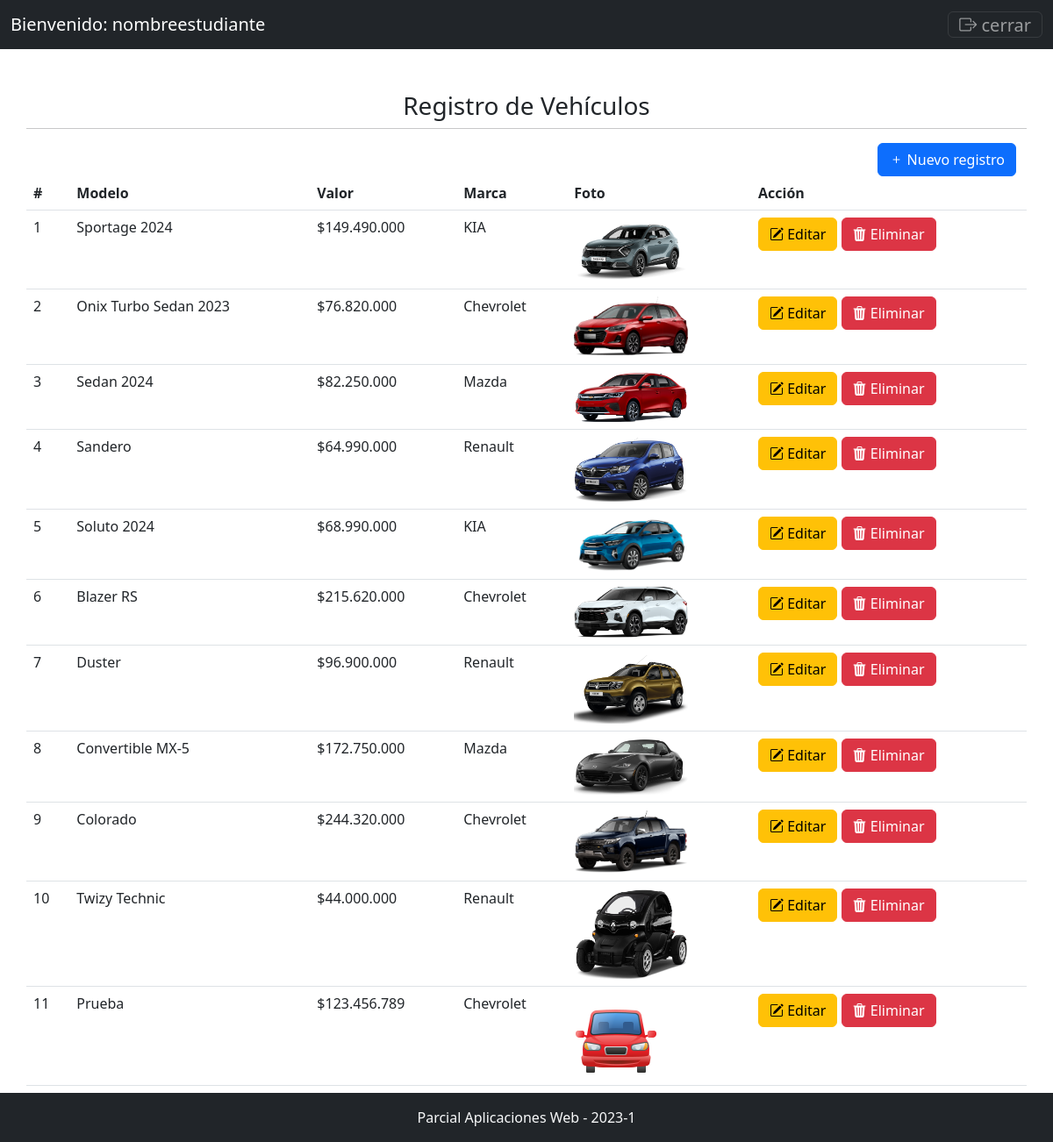
The page /index.php (signed in) on the database its author committed.
### tables this page shows
CREATE TABLE `vehiculos` (
  `id` int(11) NOT NULL,
  `modelo` varchar(50) NOT NULL,
  `valor` decimal(10,0) NOT NULL,
  `marca` varchar(50) DEFAULT NULL,
  `foto` varchar(255) NOT NULL
);

### index.php (the view, shortened to what this page needs)
<?php
if (!isset($_SESSION['nombre'])) {
  header('Location:login.php');
} elseif (isset($_SESSION['nombre'])) {
  include './config/conexion.php';
  $sentencia = $bd->query("SELECT * FROM vehiculos");
  $vehiculos = $sentencia->fetchAll(PDO::FETCH_OBJ);
} else {
  echo "ERROR DEL SISTEMA";
}
?>
<DOCTYPE html>
  <html lang="es">
  <head>
    <link rel="stylesheet" href="https://cdn.jsdelivr.net/npm/bootstrap-icons@1.10.5/font/bootstrap-icons.css">
    <link rel="stylesheet" href="./css.css">
    <link href="https://cdn.jsdelivr.net/npm/bootstrap@5.3.0-alpha3/dist/css/bootstrap.min.css" rel="stylesheet"
>
  </head>
  <body>
    <nav class="navbar bg-dark " data-bs-theme="dark">
      <div class="container-fluid">
        <a class="navbar-brand" href="#">Bienvenido:
          <?php echo $_SESSION['nombre'] ?>
        </a>
        <form action="salir.php" method="post">
          <button class="navbar-toggler" type="submit" name="salir" data-bs-target="#navbarSupportedContent"
            aria-controls="navbarSupportedContent" aria-expanded="false" aria-label="Toggle navigation">
            <span class="bi bi-box-arrow-right"></span>
            cerrar
          </button>
        </form>
      </div>
    </nav>
    <div class="container mt-5">
      <div class="row justify-content-center">
        <h3>Registro de Vehículos</h3>
        <hr>
        <section>
          <button type="button" class="btn btn-primary float-end" data-bs-toggle="modal"
            data-bs-target="#staticBackdrop"><i class="bi bi-plus"></i>
            Nuevo registro
          </button>
        </section>
        <table class="table">
          <thead>
            <tr>
              <th scope="col">#</th>
              <th scope="col">Modelo</th>
              <th scope="col">Valor</th>
              <th scope="col">Marca</th>
              <th scope="col">Foto</th>
              <th scope="col" colspan="2">Acción</th>
            </tr>
          </thead>
          <tbody>
            <?php foreach ($vehiculos as $vehiculo): ?>
              <tr>
                <td scope="row">
                  <?php echo $vehiculo->id ?>
                </td>
                <td>
                  <?php echo $vehiculo->modelo ?>
                </td>
                <td>
                  $<?php echo number_format($vehiculo->valor, 0, ',', '.') ?>
                </td>
                <td>
                  <?php echo $vehiculo->marca ?>
                </td>
                <td><img class="float-justify" src="<?php echo $vehiculo->foto ?>"
                    style="max-width: 130px; max-height: 130px;" alt="Foto"></td>
                <td>
                  <button type="button" class="btn btn-warning" data-bs-toggle="modal" data-bs-target="#modaleditar"
                    onclick="cargarRegistro('<?php echo $vehiculo->id; ?>', '<?php echo $vehiculo->modelo; ?>', '<?php echo $vehiculo->valor; ?>', '<?php echo $vehiculo->marca; ?>', '<?php echo $vehiculo->foto; ?>')">
                    <i class="bi bi-pencil-square"></i> Editar
                  </button>
                  <button type="button" class="btn btn-danger" data-bs-toggle="modal" data-bs-target="#modaleliminar"><i
                      class="bi bi-trash3-fill" data-id="<?php echo $vehiculo->id ?>"></i> Eliminar</button>
                </td>
              </tr>
            <?php endforeach; ?>
          </tbody>
        </table>
      </div>
    </div>
    <br><br>
  </body>
  <?php include 'template/footer.php' ?>
  </html>

### template/footer.php (shortened to what this page needs)
<footer class="container-fluid bg-dark fixed-bottom">
    <div class="row">
        <div class="col-md text-light text-center py-3">
            Parcial Aplicaciones Web - 2023-1
        </div>
    </div>
</footer>
</body>
</html>

### css.css (style rules this page uses)
* { margin: 0; padding: 0; }
::placeholder { color: #fff; font-family: Arial, Helvetica, sans-serif; }
h3 { text-align: center; }

### rows shown on the page
vehiculos: id "1", modelo "Sportage 2024", valor "149.490.000", marca "KIA", foto (picture)
vehiculos: id "2", modelo "Onix Turbo Sedan 2023", valor "76.820.000", marca "Chevrolet", foto (picture)
vehiculos: id "3", modelo "Sedan 2024", valor "82.250.000", marca "Mazda", foto (picture)
vehiculos: id "4", modelo "Sandero", valor "64.990.000", marca "Renault", foto (picture)
vehiculos: id "5", modelo "Soluto 2024", valor "68.990.000", marca "KIA", foto (picture)
vehiculos: id "6", modelo "Blazer RS", valor "215.620.000", marca "Chevrolet", foto (picture)
vehiculos: id "7", modelo "Duster", valor "96.900.000", marca "Renault", foto (picture)
vehiculos: id "8", modelo "Convertible MX-5", valor "172.750.000", marca "Mazda", foto (picture)
vehiculos: id "9", modelo "Colorado", valor "244.320.000", marca "Chevrolet", foto (picture)
vehiculos: id "10", modelo "Twizy Technic", valor "44.000.000", marca "Renault", foto (picture)
vehiculos: id "11", modelo "Prueba", valor "123.456.789", marca "Chevrolet", foto (picture)

### other values the page prints
$_SESSION['nombre'] "nombreestudiante"
